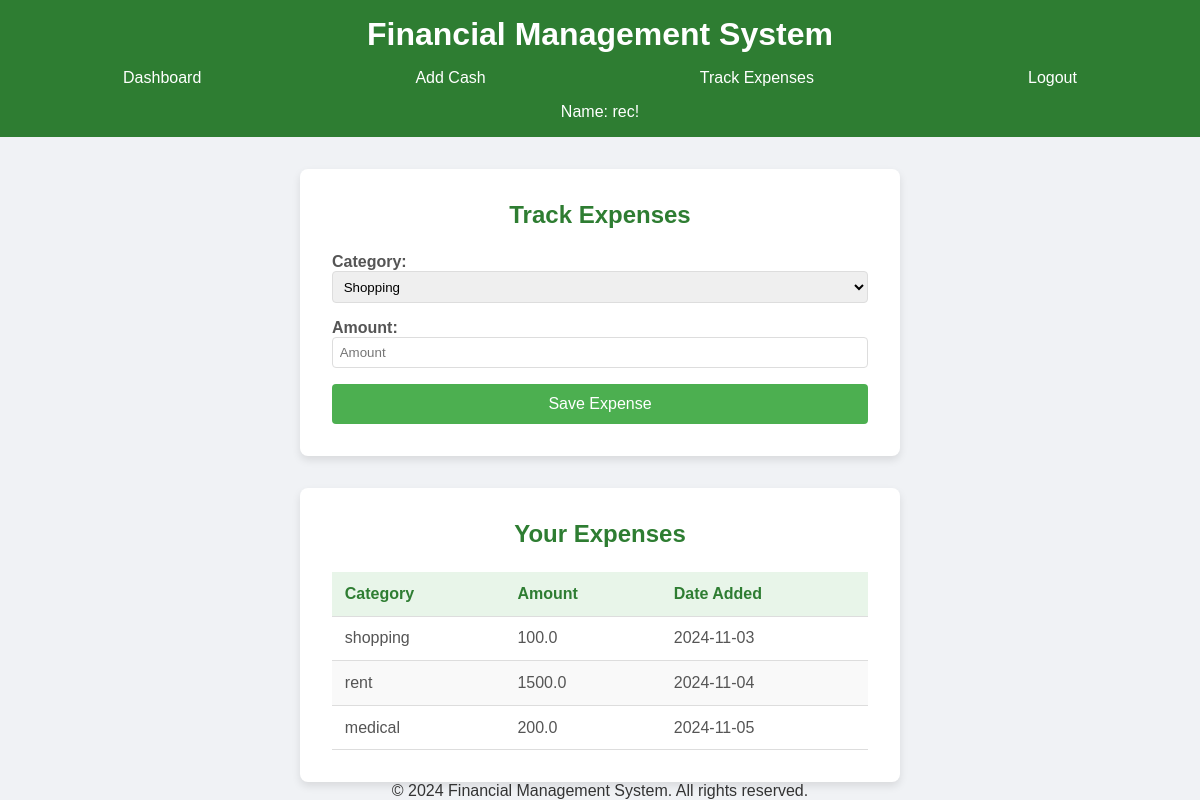
/trackexpenses (signed in), run on the app's committed database.
### app.py (models this page shows)
class Users(UserMixin, db.Model):
    id = db.Column(db.Integer, primary_key=True)
    username = db.Column(db.String(250), unique=True, nullable=False)
    password = db.Column(db.String(250), nullable=False)

class Expenses(db.Model):
    id = db.Column(db.Integer, primary_key=True)
    category = db.Column(db.String(50), nullable=False)
    amount = db.Column(db.Float, nullable=False)
    date = db.Column(db.DateTime, default=datetime.now(timezone.utc))  # Use timezone-aware UTC
    user_id = db.Column(db.Integer, db.ForeignKey('users.id'), nullable=False)
    user = db.relationship('Users', backref=db.backref('expenses', lazy=True))

### app.py (the view)
@app.route('/trackexpenses', methods=['GET'])
@login_required
def track_expenses():
    expenses = Expenses.query.filter_by(user_id=current_user.id).all()
    return render_template('trackexpenses.html', expenses=expenses,username=current_user.username)  # Ensure 'trackexpenses.html' is the correct template name

### app.py (called while the page is built)
@login_manager.user_loader
def load_user(user_id):
    return db.session.get(Users, int(user_id))

### templates/trackexpenses.html (shortened to what this page needs)
<!DOCTYPE html>
<html lang="en">
<head>
    <link rel="stylesheet" href="../static/styles.css">
</head>
<body>
    <header>
        <h1>Financial Management System</h1>
        <nav class="navbar">
            <ul>
                <li><a href="{{ url_for('dashboard') }}">Dashboard</a></li>
                <li><a href="{{ url_for('add_cash') }}">Add Cash</a></li>
                <li><a href="{{ url_for('track_expenses') }}" class="{% if request.endpoint == 'track_expenses' %}active{% endif %}">Track Expenses</a></li>
                <li><a href="{{ url_for('logout') }}">Logout</a></li>
            </ul>
        </nav>
        <p> Name: {{ username }}!</p>
    </header>
        <main>
            <section class="expense-category">
                <h2>Track Expenses</h2>
                <form action="/addexpense" method="POST">
                    <div class="expense-item">
                        <label for="category">Category:</label>
                        <select id="category" name="category" required>
                            <option value="shopping">Shopping</option>
                        </select>
                    </div>
                    <div class="expense-item">
                        <label for="amount">Amount:</label>
                        <input type="number" id="amount" name="amount" placeholder="Amount" required>
                    </div>
                    <button type="submit">Save Expense</button>
                </form>
            </section>
            <section class="expense-list">
                <h2>Your Expenses</h2>
                <table>
                    <thead>
                        <tr>
                            <th>Category</th>
                            <th>Amount</th>
                            <th>Date Added</th>
                        </tr>
                    </thead>
                    <tbody>
                        {% if expenses %}
                            {% for expense in expenses %}
                                <tr>
                                    <td>{{ expense.category }}</td>
                                    <td>{{ expense.amount }}</td>
                                    <td>{{ expense.date.strftime('%Y-%m-%d') }}</td>
                                </tr>
                            {% endfor %}
                        {% else %}
                            <tr>
                                <td colspan="4">No expenses found.</td>
                            </tr>
                        {% endif %}
                    </tbody>
                </table>
            </section>
        </main>
        <footer>
            <p>&copy; 2024 Financial Management System. All rights reserved.</p>
        </footer>
</body>
</html>

### static/styles.css (style rules this page uses)
* { margin: 0; padding: 0; box-sizing: border-box; font-family: Arial, sans-serif; }
body { display: flex; flex-direction: column; align-items: center; background-color: #f0f2f5; color: #333; }
header { width: 100%; background-color: #2e7d32; color: #ffffff; padding: 1em; text-align: center; }
.navbar { width: 100%; background-color: #2e7d32; }
nav ul { display: flex; justify-content: space-around; list-style-type: none; padding: 0.5em 0; margin: 0; }
nav ul li { flex-grow: 1; text-align: center; }
nav ul li a { display: inline-block; width: 100%; color: #ffffff; text-decoration: none; padding: 0.5em 0; border-radius: 5px; transition: background-color 0.2s; text-align: center; }
main { width: 90%; max-width: 600px; margin-top: 2em; }
.expense-category { background: #ffffff; padding: 2em; border-radius: 8px; box-shadow: 0 4px 8px rgba(0, 0, 0, 0.1); margin-bottom: 2em; }
.expense-category h2 { margin-bottom: 1em; color: #2e7d32; text-align: center; }
.expense-item { display: flex; flex-direction: column; margin-bottom: 1em; }
.expense-item label { font-weight: bold; color: #555; }
.expense-item input, .expense-item select { width: 100%; padding: 0.5em; border: 1px solid #ddd; border-radius: 4px; }
button { width: 100%; padding: 0.7em; background-color: #4CAF50; color: #ffffff; border: none; border-radius: 4px; cursor: pointer; font-size: 1em; transition: background-color 0.2s; }
.expense-list { background: #ffffff; padding: 2em; border-radius: 8px; box-shadow: 0 4px 8px rgba(0, 0, 0, 0.1); transition: transform 0.2s; }
.expense-list h2 { margin-bottom: 1em; color: #2e7d32; text-align: center; }
.expense-list table { width: 100%; border-collapse: collapse; margin-top: 1em; }
.expense-list th, .expense-list td { padding: 0.8em; border-bottom: 1px solid #ddd; text-align: left; }
.expense-list th { background-color: #e8f5e9; color: #2e7d32; }
.expense-list td { color: #555; }
.expense-list tr:nth-child(even) { background-color: #f9f9f9; }

### data on the page
Users: username "rec"
Expenses: category "shopping", amount "100.0", date "2024-11-03"
Expenses: category "rent", amount "1500.0", date "2024-11-04"
Expenses: category "medical", amount "200.0", date "2024-11-05"
